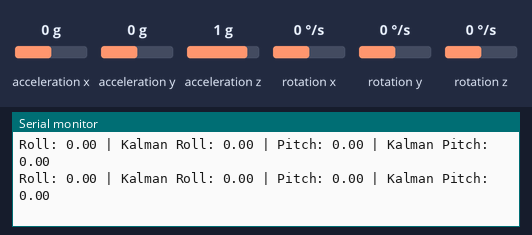
Simulated run of this sketch. Board: Arduino Uno, built with avr-gcc and run on an emulated ATmega328P. Parts: the last lines printed to the serial monitor. Inputs (shaded band) come from the test bench; at power-on: rotation x 0 °/s, acceleration x 0 g, acceleration y 0 g, acceleration z 1 g, rotation y 0 °/s, rotation z 0 °/s.

Above: at 1.2 s.
1.3 s: rotation x set to 100 °/s
At 1.5 s:
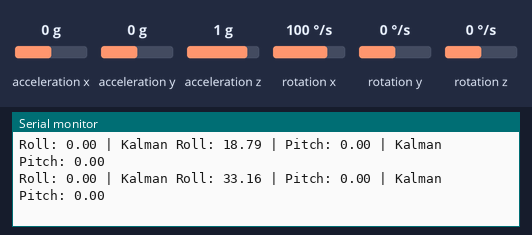
4.3 s: acceleration x set to 0.8 g
At 4.3 s:
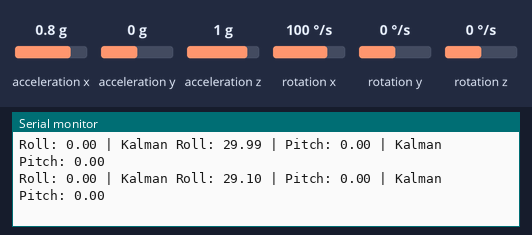
7.3 s: acceleration y set to 0.8 g
At 7.37 s:
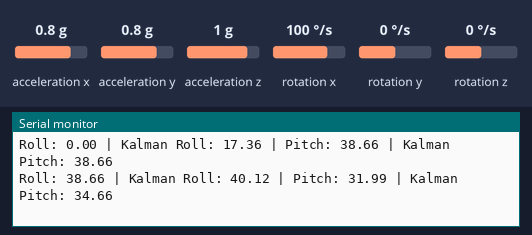
10.3 s: acceleration z set to -1.4 g
At 10.36 s:
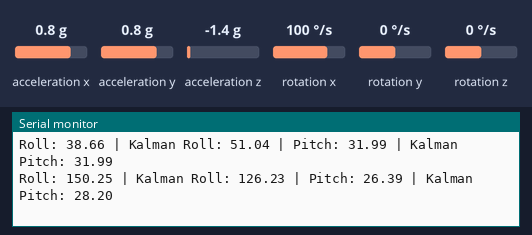
13.3 s: acceleration x set to -1.4 g
At 13.4 s:
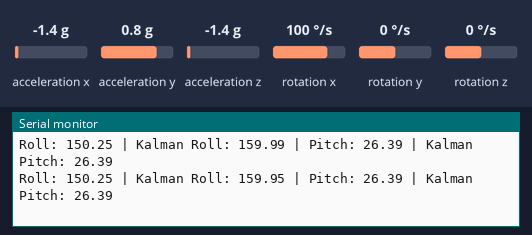
Timing chart, 0 to 16.3 s (numbered marks = the images above; inputs shaded):
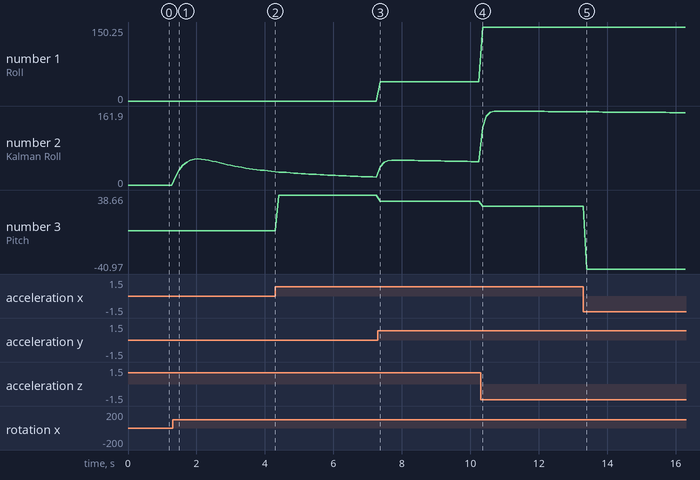

The sketch:

MPU.ino
```cpp
#include <Wire.h>
#include <MPU6050.h>

MPU6050 mpu;

int16_t accX, accY, accZ; // Accelerometer raw data
int16_t gyroX, gyroY, gyroZ; // Gyroscope raw data
double roll, pitch, yaw; // Angle values
double kalmanX, kalmanY; // Kalman filter outputs

// Kalman filter variables
double q_angle = 0.001; // Process noise variance for the accelerometer
double q_bias = 0.003;  // Process noise variance for the gyro
double r_measure = 0.03; // Measurement noise variance

double angleX = 0; // Kalman angle
double angleY = 0; // Kalman angle
double biasX = 0; // Bias
double biasY = 0; // Bias

unsigned long lastTime;
double dt;

void setup() {
  Serial.begin(9600);
  Wire.begin();
  mpu.initialize();

  // Verify connection
  if (!mpu.testConnection()) {
    Serial.println("MPU6050 connection failed");
    while (1);
  }

  lastTime = millis();
}

void loop() {
  // Read raw accelerometer and gyroscope data
  mpu.getMotion6(&accX, &accY, &accZ, &gyroX, &gyroY, &gyroZ);

  // Convert raw values to double for calculations
  double accX_double = (double)accX;
  double accY_double = (double)accY;
  double accZ_double = (double)accZ;
  double gyroX_double = (double)gyroX * (PI / 180); // Convert to radians/sec
  double gyroY_double = (double)gyroY * (PI / 180); // Convert to radians/sec

  // Calculate elapsed time
  unsigned long now = millis();
  dt = (now - lastTime) / 1000.0; // Convert to seconds
  lastTime = now;

  // Calculate the pitch and roll from accelerometer data
  double accRoll = atan2(accY_double, accZ_double) * 180 / PI; // Roll calculation
  double accPitch = atan2(accX_double, sqrt(accY_double * accY_double + accZ_double * accZ_double)) * 180 / PI; // Pitch calculation

  // Kalman filter for X (roll)
  angleX += (gyroX_double - biasX) * dt; // Predict
  double kalmanGainX = q_angle / (q_angle + r_measure);
  angleX += kalmanGainX * (accRoll - angleX); // Correct
  q_angle += q_bias * dt;

  // Kalman filter for Y (pitch)
  angleY += (gyroY_double - biasY) * dt; // Predict
  double kalmanGainY = q_angle / (q_angle + r_measure);
  angleY += kalmanGainY * (accPitch - angleY); // Correct
  q_angle += q_bias * dt;

  // Print out the results
  Serial.print("Roll: ");
  Serial.print(accRoll);
  Serial.print(" | Kalman Roll: ");
  Serial.print(angleX);
  Serial.print(" | Pitch: ");
  Serial.print(accPitch);
  Serial.print(" | Kalman Pitch: ");
  Serial.println(angleY);

  delay(100); // Adjust delay as needed
}
```

Measured:
- after the input at 1.3 s, the serial monitor: prints a new line after 0.09 s (image 1)
- after the input at 7.3 s, the serial monitor: prints a new line after 0.07 s (image 3)
- after the input at 10.3 s, the serial monitor: prints a new line after 0.06 s (image 4)
- plotted number 1: 38.66 → 150.25 after the input at 10.3 s
- plotted number 2: 0 → 29.1 after the input at 1.3 s, 29.1 → 17.36 after the input at 4.3 s, 17.36 → 51.04 after the input at 7.3 s, 51.04 → 159.95 after the input at 10.3 s
- plotted number 3: 0 → 38.66 after the input at 4.3 s, 38.66 → 31.99 after the input at 7.3 s, 31.99 → 26.39 after the input at 10.3 s
